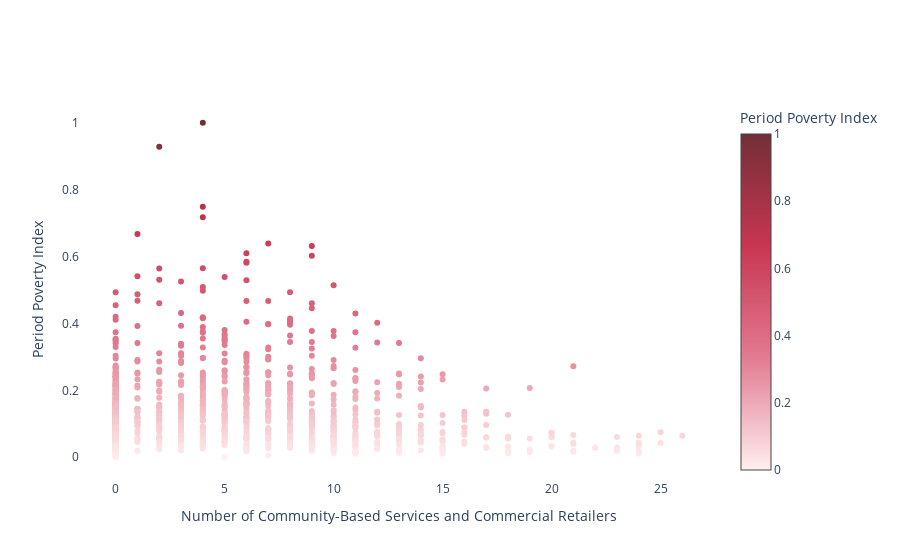

Notebook code cell kept with this figure:
### Code cell
import plotly.graph_objs as go
from plotly.subplots import make_subplots
import plotly.colors as colors

# Custom colorscale with shades of dark wine red
custom_reds = colors.make_colorscale(['#FFEEEE', '#E27B91', '#C83652', '#722f37'])

# Create a scatter plot of pp_index vs. number_of_centers, where each point represents a tract
scatter = go.Scatter(x=pp_dta['number_of_centers'], y=pp_dta['pp_index'],
                     mode='markers', 
                     marker=dict(color=pp_dta['pp_index'], 
                                 colorscale=custom_reds, 
                                 reversescale=False,
                                 sizemode='diameter', 
                                 sizeref=0.1, 
                                 size=6, 
                                 opacity=1,
                                 colorbar=dict(title='Period Poverty Index')))

fig = make_subplots(rows=1, cols=1, specs=[[{}]], shared_xaxes=True, 
                    shared_yaxes=False, horizontal_spacing=0.1)

fig.add_trace(scatter, row=1, col=1)

# y-axis title
fig.update_yaxes(title_text='Period Poverty Index', row=1, col=1, range=[0.05, None])

# x-axis title 
fig.update_xaxes(title_text='Number of Community-Based Services and Commercial Retailers', row=1, col=1)

# set title and make the background white
fig.update_layout(plot_bgcolor='white')

fig.show()

### Figure 1 — Plotly figure (JSON) as saved in the notebook; plotly's stock layout.template omitted (floating-point values rounded to 4 significant figures; data arrays with more than 128 entries replaced by an {"elided": "..."} marker saying what was removed)
{"data": [{"marker": {"color": {"elided": "1273 float values"}, "colorbar": {"title": {"text": "Period Poverty Index"}}, "colorscale": [[0, "#FFEEEE"], [0.3333, "#E27B91"], [0.6667, "#C83652"], [1, "#722f37"]], "opacity": 1, "reversescale": false, "size": 6, "sizemode": "diameter", "sizeref": 0.1}, "mode": "markers", "type": "scatter", "x": {"elided": "1273 int values"}, "xaxis": "x", "y": {"elided": "1273 float values"}, "yaxis": "y"}], "layout": {"plot_bgcolor": "white", "xaxis": {"anchor": "y", "domain": [0, 1], "title": {"text": "Number of Community-Based Services and Commercial Retailers"}}, "yaxis": {"anchor": "x", "domain": [0, 1], "range": [0.05, null], "title": {"text": "Period Poverty Index"}}}}
